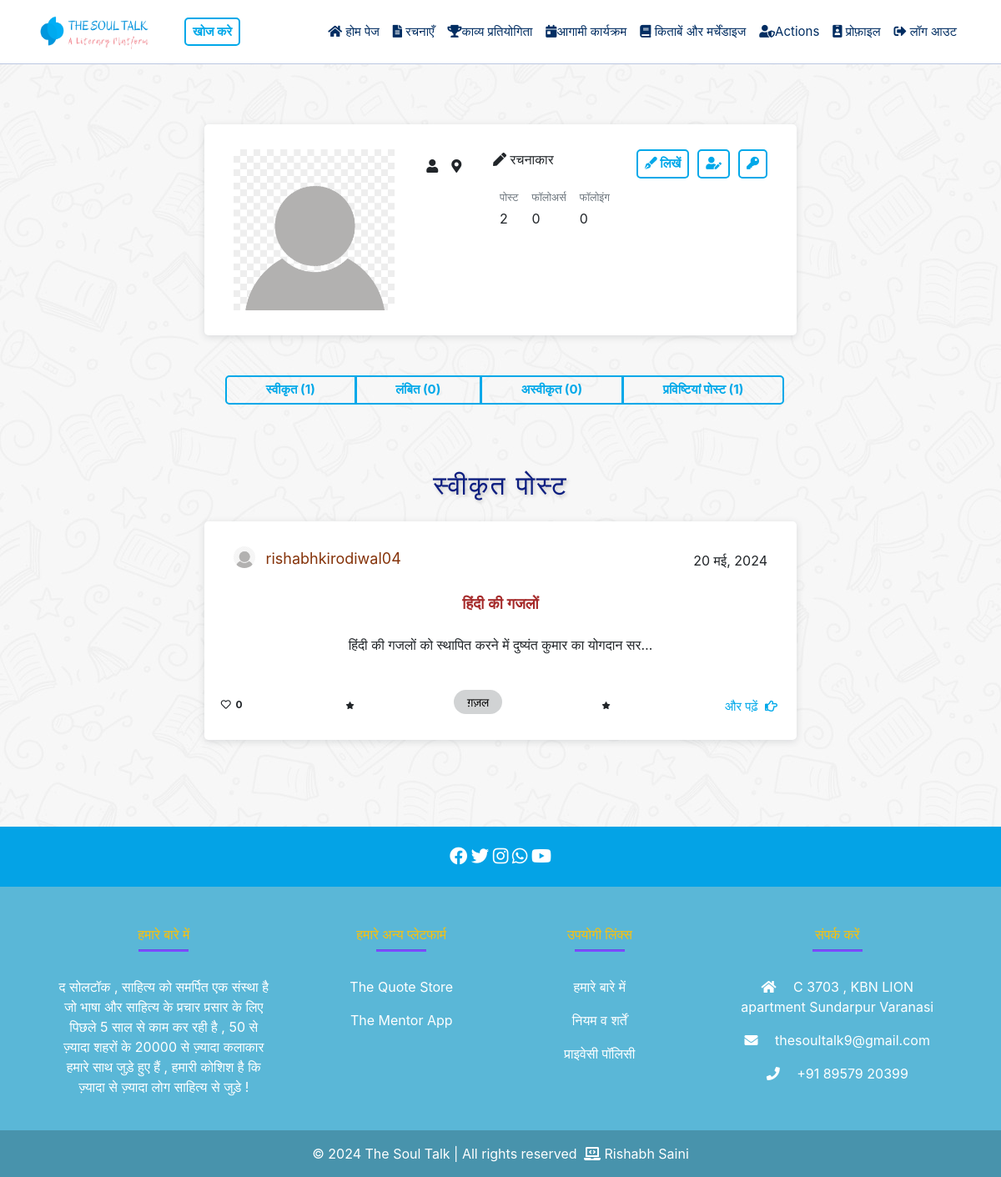
Before: /profile/rishabhkirodiwal04/ (signed in) with the older database file.
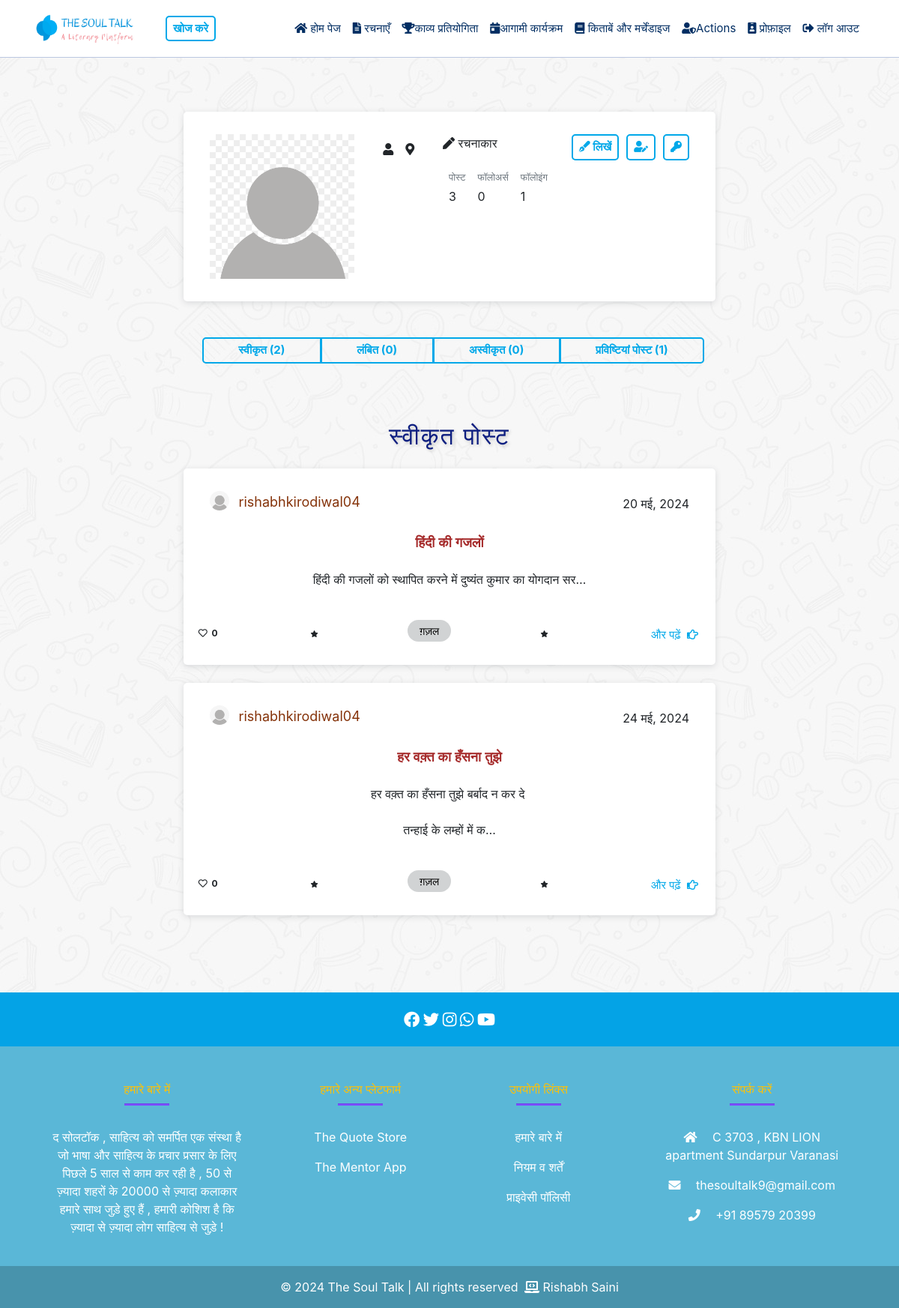
After: the same page with the newer database file.
### mainApp/models.py (models this page shows, shortened)
class CustomUser(AbstractUser):
    is_admin = models.BooleanField(default=False)
    is_owner = models.BooleanField(default=False)
    phone_no = models.CharField(max_length=15, blank=True, null=True)
    def followers_count(self):
        return self.followers.count()
    def following_count(self):
        return self.following.count()

class Post(models.Model):
    title = models.CharField(max_length=100)
    description = models.TextField()
    category = models.ForeignKey(Category, on_delete=models.CASCADE)
    created_by = models.ForeignKey(CustomUser, on_delete=models.CASCADE)
    created_at = models.DateTimeField(auto_now_add=True)
    approved = models.BooleanField(default=False)  # New field for approval status
    declined = models.BooleanField(default=False)
    likes = models.ManyToManyField(CustomUser, through='Like', related_name='liked_posts')
    likes_count = models.IntegerField(default=0)

class Category(models.Model):
    name_en = models.CharField(max_length=100, verbose_name="English Name",unique=True)
    name_hi = models.CharField(max_length=100, verbose_name="Hindi Name",unique=True)
    class Meta:
        verbose_name_plural = "Categories"

### mainApp/views.py (the view, shortened to what this page needs)
# urls.py: path('profile/<str:username>/', views.profile, name='profile'),
@login_required
def profile(request, username):
    viewed_user = get_object_or_404(CustomUser, username=username)
    user_posts = Post.objects.filter(created_by=viewed_user)
    approved_posts = user_posts.filter(approved=True)
    pending_posts = user_posts.filter(approved=False, declined=False)
    declined_posts = user_posts.filter(declined=True)
    user_submitted_entries = CompetitionEntry.objects.filter(user=viewed_user)
    total_approved_posts = approved_posts.count()
    total_pending_posts = pending_posts.count()
    total_declined_posts = declined_posts.count()
    total_user_submitted_entries = user_submitted_entries.count()
    total_posts = total_approved_posts + total_user_submitted_entries
    profile = Profile.objects.filter(user=viewed_user).first()
    is_own_profile = request.user.username == username
    if is_own_profile:
        return render(request, 'profile.html', {
            'user': viewed_user,
            'profile': profile,
            'approved_posts': approved_posts,
            'pending_posts': pending_posts,
            'declined_posts': declined_posts,
            'total_posts': total_posts,
            'total_approved_posts': total_approved_posts,
            'total_pending_posts': total_pending_posts,
            'total_declined_posts': total_declined_posts,
            'user_submitted_entries': user_submitted_entries,
            'total_user_submitted_entries': total_user_submitted_entries,
        })

### mainApp/templates/profile.html (shortened to what the changed rows need)
{% extends 'base.html' %}
{% block content %}
<div class="container mt-5">
    <div class="row justify-content-center">
        <div class="col-md-8">
            <div class="card ">
                <div class="card-body ">
                    <div class="row ">
                        <div class="col-md-8 md-4">
                            <div class="d-flex justify-content-between align-items-start flex-wrap">
                                <div>
                                     <div class="d-flex justify-content-start rounded-3 p-2 mb-2 bg-body-tertiary">
                                        <div>
                                            <p class="small text-muted mb-1">पोस्ट</p>
                                            <p class="mb-0">{{ total_posts }}</p>
                                        </div>
                                        <div class="px-3">
                                            <p class="small text-muted mb-1">फॉलोअर्स </p>
                                            <p class="mb-0">{{ user.followers_count }}</p>
                                        </div>
                                        <div>
                                            <p class="small text-muted mb-1">फॉलोइंग </p>
                                            <p class="mb-0">{{ user.following_count }}</p>
                                        </div>
                                    </div>
                                </div>
                            </div>
                        </div>
                    </div>
                </div>
            </div>
        </div>
    </div>
</div>
<div class="container mt-5">
    <div class="row justify-content-center">
        <div class="col-md-8">
            <div class="btn-group col-12" role="group">
                <button type="button" class="btn btn-custom-outline" onclick="showPosts('approved')">स्वीकृत
                    ({{ total_approved_posts }})</button>
                <button type="button" class="btn btn-custom-outline" onclick="showPosts('pending')">लंबित
                    ({{ total_pending_posts }})</button>
                <button type="button" class="btn btn-custom-outline" onclick="showPosts('declined')">अस्वीकृत
                    ({{ total_declined_posts }}) </button>
                <button type="button" class="btn btn-custom-outline" onclick="showPosts('entries')">प्रविष्टियां पोस्ट
                    ({{ total_user_submitted_entries }})</button>
            </div>
        </div>
    </div>
</div>
<div class="container mt-5">
    <div class="row justify-content-center">
        <div class="col-md-8">
            <div class="row justify-content-center" id="approved-posts">
                <div class="col-md-12">
                    <h2>स्वीकृत पोस्ट</h2>
                    {% if total_approved_posts == 0 %}
                    <p>कोई स्वीकृत पोस्ट नहीं.</p>
                    {% else %}
                    {% for post in approved_posts %}
                    {% include 'partials/post_details.html' %}
                    {% endfor %}
                    {% endif %}
                </div>
            </div>
        </div>
    </div>
</div>
{% endblock %}

### mainApp/templates/partials/post_details.html
<div class="card bg-card-image mt-4">
    <div class="row">
        <div class="col-md-12">
            <div class="card-body">
                <div class="d-flex author-info justify-content-between align-items-center">
                    <div class="profile-pic ">
                        <img src="{% if post.created_by.profile.profile_image %}{{ post.created_by.profile.profile_image.url }}{% else %}/media/profile_images/default.png{% endif %}"
                            alt="Profile Image" class="profile-image img-fluid rounded-circle">
                                    <a href="{% url 'profile' username=post.created_by.username %}" class="profile-link">{{ post.created_by.username }}</a>
                        </div>
                    <div>
                        <p class="card-text mb-0 post-date">
                            {{ post.created_at|date:"d F, Y" }}
                        </p>
                    </div>
                </div>
                <div>
                    <h5 class="card-title"  style="color: brown;">
                        <strong>{{ post.title }}</strong>
                    </h5>
                </div>
                <div>
                    <p class="card-text text-center">
                    <p style="white-space: pre-wrap;" class="card-text text-center">{{ post.description|truncatechars:60 }}</pre>
                    </p>
                </div>
            </div>
            <div class="row mt-4 mt-sm-0">
                <div class="col-md-12 category-info d-flex justify-content-between align-items-center">
                    <p class="badge text-black">
                        <i class="far fa-heart"></i>&nbsp; {{ post.likes_count }}
                    </p>
                    <p class="badge text-black">
                        <i class="fa fa-solid fa-star fa-xs"></i>
                    </p>
                    <a href="{% url 'category-posts' post.category.id %}" style="text-decoration:none;" class="mb-4">
                        <p class="badge custom-badge"
                            style="font-family: 'Biryani', sans-serif; font-size: 14px; font-weight:normal;">
                            {{ post.category.name_hi }}
                        </p>
                    </a>
                    <p class="badge text-black">
                        <i class="fa fa-solid fa-star fa-xs"></i>
                    </p>
                    <a href="{% url 'full_post' post.id %}" class="card-link">
                        <p class="read-more">
                            और पढ़ें &nbsp;<i class="far fa-hand-point-right"></i>
                        </p>
                    </a>
                </div>
            </div>
        </div>
    </div>
</div>

Changed rows visible on the page:
changed CustomUser: following_count "0" → "1"
added Post: created_by.username "rishabhkirodiwal04", created_at "24 मई, 2024", title "हर वक़्त का हँसना तुझे", description "हर वक़्त का हँसना तुझे बर्बाद न कर दे तन्हाई के लम्हों में क…", likes_count "0", category.name_hi "ग़ज़ल"
Other visible differences:
{{ total_posts }}: "2" → "3"
{{ total_approved_posts }}: "1" → "2"
